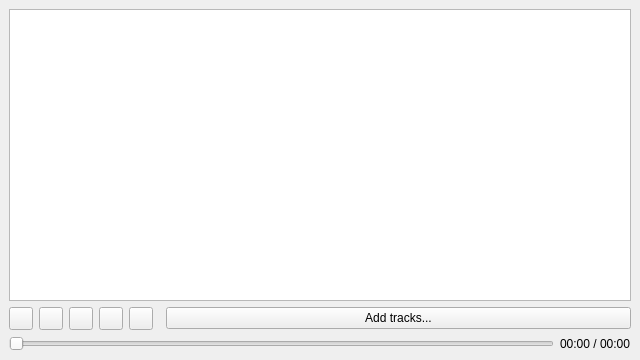
<?xml version="1.0" encoding="UTF-8"?>
<ui version="4.0">
 <class>MainWindow</class>
 <widget class="QMainWindow" name="MainWindow">
  <property name="geometry">
   <rect>
    <x>0</x>
    <y>0</y>
    <width>640</width>
    <height>360</height>
   </rect>
  </property>
  <property name="windowTitle">
   <string>MP3 Player</string>
  </property>
  <widget class="QWidget" name="centralwidget">
   <layout class="QVBoxLayout" name="verticalLayout">
    <item>
     <widget class="QListWidget" name="trackList"/>
    </item>
    <item>
     <layout class="QHBoxLayout" name="controlsLayout">
      <item>
       <widget class="QToolButton" name="prevButton">
        <property name="icon">
         <iconset>
          <normaloff>:/icons/prev.svg</normaloff>
         </iconset>
        </property>
        <property name="toolTip">
         <string>Previous</string>
        </property>
       </widget>
      </item>
      <item>
       <widget class="QToolButton" name="playButton">
        <property name="icon">
         <iconset>
          <normaloff>:/icons/play.svg</normaloff>
         </iconset>
        </property>
        <property name="toolTip">
         <string>Play</string>
        </property>
       </widget>
      </item>
      <item>
       <widget class="QToolButton" name="pauseButton">
        <property name="icon">
         <iconset>
          <normaloff>:/icons/pause.svg</normaloff>
         </iconset>
        </property>
        <property name="toolTip">
         <string>Pause</string>
        </property>
       </widget>
      </item>
      <item>
       <widget class="QToolButton" name="stopButton">
        <property name="icon">
         <iconset>
          <normaloff>:/icons/stop.svg</normaloff>
         </iconset>
        </property>
        <property name="toolTip">
         <string>Stop</string>
        </property>
       </widget>
      </item>
      <item>
       <widget class="QToolButton" name="nextButton">
        <property name="icon">
         <iconset>
          <normaloff>:/icons/next.svg</normaloff>
         </iconset>
        </property>
        <property name="toolTip">
         <string>Next</string>
        </property>
       </widget>
      </item>
      <item>
       <spacer name="horizontalSpacer">
        <property name="orientation">
         <enum>Qt::Horizontal</enum>
        </property>
        <property name="sizeType">
         <enum>QSizePolicy::Expanding</enum>
        </property>
       </spacer>
      </item>
      <item>
       <widget class="QPushButton" name="addButton">
        <property name="text">
         <string>Add tracks...</string>
        </property>
       </widget>
      </item>
     </layout>
    </item>
    <item>
     <layout class="QHBoxLayout" name="positionLayout">
      <item>
       <widget class="QSlider" name="positionSlider">
        <property name="orientation">
         <enum>Qt::Horizontal</enum>
        </property>
       </widget>
      </item>
      <item>
       <widget class="QLabel" name="timeLabel">
        <property name="text">
         <string>00:00 / 00:00</string>
        </property>
       </widget>
      </item>
     </layout>
    </item>
   </layout>
  </widget>
 </widget>
 <resources/>
 <connections/>
</ui>
